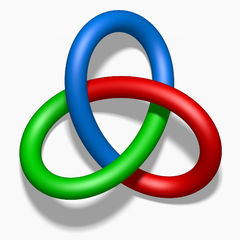
#> input picture Sample/images/TriColor.png, 240 x 240 px
$ python test.py
#> lines starting #> are read from the running program, lines starting #| are printed output that depends on the picture
import cv2
import numpy as np

img_file = 'images/TriColor.png'
img = cv2.imread(img_file, cv2.IMREAD_COLOR)           # rgb
#> img is the input picture: shape (240, 240, 3); mean B, G, R 186.6, 193.3, 186
alpha_img = cv2.imread(img_file, cv2.IMREAD_UNCHANGED) # rgba
gray_img = cv2.imread(img_file, cv2.IMREAD_GRAYSCALE)  # grayscale
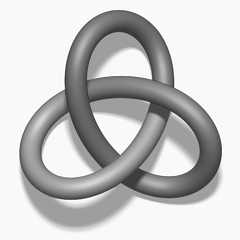
#> gray_img: shape (240, 240); min 39, max 255, mean 198.5

print(type(img))
#| <class 'numpy.ndarray'>
print('RGB shape: ', img.shape)        # Rows, cols, channels
#| RGB shape:  (240, 240, 3)
print('ARGB shape:', alpha_img.shape)
#| ARGB shape: (240, 240, 4)
print('Gray shape:', gray_img.shape)
#| Gray shape: (240, 240)
print('img.dtype: ', img.dtype)
#| img.dtype:  uint8
print('img.size: ', img.size)
#| img.size:  172800
